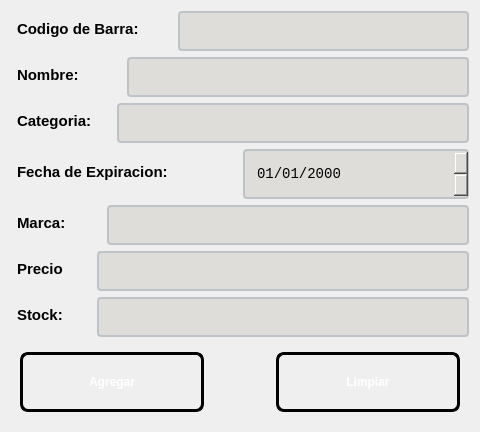
        <widget class="QWidget" name="widget_16" native="true">
         <property name="minimumSize">
          <size>
           <width>480</width>
           <height>300</height>
          </size>
         </property>
         <property name="maximumSize">
          <size>
           <width>450</width>
           <height>16777215</height>
          </size>
         </property>
         <layout class="QVBoxLayout" name="verticalLayout_3">
          <item>
           <layout class="QHBoxLayout" name="horizontalLayout_3">
            <item>
             <widget class="QLabel" name="labelBarra">
              <property name="minimumSize">
               <size>
                <width>161</width>
                <height>40</height>
               </size>
              </property>
              <property name="styleSheet">
               <string notr="true">QLabel#labelBarra {        
 
    color: qlineargradient(x1:0, y1:0, x2:1, y2:1, 
	stop:0 rgb(0, 0, 0), 
	stop:1 rgb(8, 2, 48));

  	 font-size: 15px;
    font-weight: bold;
    font-family: &quot;Segoe UI&quot;, Arial;
    
    background: transparent;
    padding: 2px;
    margin-bottom: 5px;
}

</string>
              </property>
              <property name="text">
               <string>Codigo de Barra:</string>
              </property>
              <property name="alignment">
               <set>Qt::AlignmentFlag::AlignLeading|Qt::AlignmentFlag::AlignLeft|Qt::AlignmentFlag::AlignVCenter</set>
              </property>
             </widget>
            </item>
            <item>
             <widget class="QLineEdit" name="textBarra">
              <property name="minimumSize">
               <size>
                <width>150</width>
                <height>40</height>
               </size>
              </property>
              <property name="styleSheet">
               <string notr="true">QLineEdit#textBarra {
    border: 2px solid #bdc3c7;
    border-radius: 4px;
    padding: 5px 10px;
    background-color: rgb(222, 221, 218);
	font-size: 15px;
    color: black;
    selection-background-color: #3498db;
}

QLineEdit#textBarra:focus {
    border: 2px solid #3498db;
    background-color: #ffffff;
}

QLineEdit#textBarra:disabled {
    background-color: rgba(0, 0, 0, 50);
    color: rgba(255, 255, 255, 60);      
    border: 1px dashed rgba(255, 255, 255, 30); 
}</string>
              </property>
             </widget>
            </item>
           </layout>
          </item>
          <item>
           <layout class="QHBoxLayout" name="horizontalLayout_4">
            <item>
             <widget class="QLabel" name="labelNombre">
              <property name="minimumSize">
               <size>
                <width>110</width>
                <height>40</height>
               </size>
              </property>
              <property name="styleSheet">
               <string notr="true">QLabel#labelNombre {        
 
    color: qlineargradient(x1:0, y1:0, x2:1, y2:1, 
	stop:0 rgb(0, 0, 0), 
	stop:1 rgb(8, 2, 48));

  	 font-size: 15px;
    font-weight: bold;
    font-family: &quot;Segoe UI&quot;, Arial;
    
    background: transparent;
    padding: 2px;
    margin-bottom: 5px;
}

</string>
              </property>
              <property name="text">
               <string>Nombre:</string>
              </property>
              <property name="alignment">
               <set>Qt::AlignmentFlag::AlignLeading|Qt::AlignmentFlag::AlignLeft|Qt::AlignmentFlag::AlignVCenter</set>
              </property>
             </widget>
            </item>
            <item>
             <widget class="QLineEdit" name="textNombre">
              <property name="minimumSize">
               <size>
                <width>150</width>
                <height>40</height>
               </size>
              </property>
              <property name="styleSheet">
               <string notr="true">QLineEdit#textNombre {
    border: 2px solid #bdc3c7;
    border-radius: 4px;
    padding: 5px 10px;
    background-color: rgb(222, 221, 218);
	font-size: 15px;
    color: black;
    selection-background-color: #3498db;
}

QLineEdit#textNombre:focus {
    border: 2px solid #3498db;
    background-color: #ffffff;
}

QLineEdit#textNombre:disabled {
    background-color: rgba(0, 0, 0, 50);
    color: rgba(255, 255, 255, 60);      
    border: 1px dashed rgba(255, 255, 255, 30); 
}</string>
              </property>
             </widget>
            </item>
           </layout>
          </item>
          <item>
           <layout class="QHBoxLayout" name="horizontalLayout_5">
            <item>
             <widget class="QLabel" name="labelCategoria">
              <property name="minimumSize">
               <size>
                <width>100</width>
                <height>40</height>
               </size>
              </property>
              <property name="styleSheet">
               <string notr="true">QLabel#labelCategoria {        
 
    color: qlineargradient(x1:0, y1:0, x2:1, y2:1, 
	stop:0 rgb(0, 0, 0), 
	stop:1 rgb(8, 2, 48));

  	 font-size: 15px;
    font-weight: bold;
    font-family: &quot;Segoe UI&quot;, Arial;
    
    background: transparent;
    padding: 2px;
    margin-bottom: 5px;
}

</string>
              </property>
              <property name="text">
               <string>Categoria:</string>
              </property>
              <property name="alignment">
               <set>Qt::AlignmentFlag::AlignLeading|Qt::AlignmentFlag::AlignLeft|Qt::AlignmentFlag::AlignVCenter</set>
              </property>
             </widget>
            </item>
            <item>
             <widget class="QLineEdit" name="textCategoria">
              <property name="minimumSize">
               <size>
                <width>150</width>
                <height>40</height>
               </size>
              </property>
              <property name="styleSheet">
               <string notr="true">QLineEdit#textCategoria {
    border: 2px solid #bdc3c7;
    border-radius: 4px;
    padding: 5px 10px;
    background-color: rgb(222, 221, 218);
	font-size: 15px;
    color: black;
    selection-background-color: #3498db;
}

QLineEdit#textCategoria:focus {
    border: 2px solid #3498db;
    background-color: #ffffff;
}

QLineEdit#textCategoria:disabled {
    background-color: rgba(0, 0, 0, 50);
    color: rgba(255, 255, 255, 60);      
    border: 1px dashed rgba(255, 255, 255, 30); 
}</string>
              </property>
             </widget>
            </item>
           </layout>
          </item>
          <item>
           <layout class="QHBoxLayout" name="horizontalLayout_6">
            <item>
             <widget class="QLabel" name="labelFechaExpiracion">
              <property name="minimumSize">
               <size>
                <width>200</width>
                <height>40</height>
               </size>
              </property>
              <property name="styleSheet">
               <string notr="true">QLabel#labelFechaExpiracion {        
 
    color: qlineargradient(x1:0, y1:0, x2:1, y2:1, 
	stop:0 rgb(0, 0, 0), 
	stop:1 rgb(8, 2, 48));

  	 font-size: 15px;
    font-weight: bold;
    font-family: &quot;Segoe UI&quot;, Arial;
    
    background: transparent;
    padding: 2px;
    margin-bottom: 5px;
}

</string>
              </property>
              <property name="text">
               <string>Fecha de Expiracion:</string>
              </property>
              <property name="alignment">
               <set>Qt::AlignmentFlag::AlignLeading|Qt::AlignmentFlag::AlignLeft|Qt::AlignmentFlag::AlignVCenter</set>
              </property>
             </widget>
            </item>
            <item>
             <widget class="QDateEdit" name="dateExpiracion">
              <property name="minimumSize">
               <size>
                <width>0</width>
                <height>50</height>
               </size>
              </property>
              <property name="styleSheet">
               <string notr="true">QDateEdit {
    border: 2px solid #bdc3c7;
    border-radius: 4px;
    padding: 5px 10px;
    background-color: rgb(222, 221, 218);
    color: rgb(0, 0, 0);
	font-size: 14px;
    font-family: Consolas, monospace;
}

QDateEdit::drop-down {
    subcontrol-origin: padding;
    subcontrol-position: top right;
    width: 20px;
    border-left: 1px solid #30363D;
}

QDateEdit::down-arrow {
    image: url(:/qt-project.org/styles/commonstyle/images/arrowdown-16.png);
}

QDateEdit:hover {
    border: 1px solid #58A6FF;
}

QDateEdit:focus {
    border: 1px solid #1F6FEB;
}


QCalendarWidget {
    background-color: #0D1117;
    color: #E6EDF3;
    border: 1px solid #30363D;
}

QCalendarWidget QToolButton {
    background-color: #161B22;
    color: #E6EDF3;
    border: none;
    margin: 2px;
}

QCalendarWidget QMenu {
    background-color: #161B22;
    color: #E6EDF3;
}

QCalendarWidget QSpinBox {
    background-color: #161B22;
    color: #E6EDF3;
    border: 1px solid #30363D;
}

QCalendarWidget QWidget#qt_calendar_navigationbar {
    background-color: #161B22;
}</string>
              </property>
              <property name="displayFormat">
               <string>dd/MM/yyyy</string>
              </property>
             </widget>
            </item>
           </layout>
          </item>
          <item>
           <layout class="QHBoxLayout" name="horizontalLayout_7">
            <item>
             <widget class="QLabel" name="labelMarca">
              <property name="minimumSize">
               <size>
                <width>90</width>
                <height>40</height>
               </size>
              </property>
              <property name="styleSheet">
               <string notr="true">QLabel#labelMarca {        
 
    color: qlineargradient(x1:0, y1:0, x2:1, y2:1, 
	stop:0 rgb(0, 0, 0), 
	stop:1 rgb(8, 2, 48));

  	 font-size: 15px;
    font-weight: bold;
    font-family: &quot;Segoe UI&quot;, Arial;
    
    background: transparent;
    padding: 2px;
    margin-bottom: 5px;
}

</string>
              </property>
              <property name="text">
               <string>Marca:</string>
              </property>
              <property name="alignment">
               <set>Qt::AlignmentFlag::AlignLeading|Qt::AlignmentFlag::AlignLeft|Qt::AlignmentFlag::AlignVCenter</set>
              </property>
             </widget>
            </item>
            <item>
             <widget class="QLineEdit" name="textMarca">
              <property name="minimumSize">
               <size>
                <width>150</width>
                <height>40</height>
               </size>
              </property>
              <property name="styleSheet">
               <string notr="true">QLineEdit#textMarca {
    border: 2px solid #bdc3c7;
    border-radius: 4px;
    padding: 5px 10px;
    background-color: rgb(222, 221, 218);
	font-size: 15px;
    color: black;
    selection-background-color: #3498db;
}

QLineEdit#textBarra:focus {
    border: 2px solid #3498db;
    background-color: #ffffff;
}

QLineEdit#textBarra:disabled {
    background-color: rgba(0, 0, 0, 50);
    color: rgba(255, 255, 255, 60);      
    border: 1px dashed rgba(255, 255, 255, 30); 
}</string>
              </property>
             </widget>
            </item>
           </layout>
          </item>
          <item>
           <layout class="QHBoxLayout" name="horizontalLayout_12">
            <item>
             <widget class="QLabel" name="labelPrecio">
              <property name="minimumSize">
               <size>
                <width>80</width>
                <height>40</height>
               </size>
              </property>
              <property name="styleSheet">
               <string notr="true">QLabel#labelPrecio {        
 
    color: qlineargradient(x1:0, y1:0, x2:1, y2:1, 
	stop:0 rgb(0, 0, 0), 
	stop:1 rgb(8, 2, 48));

  	 font-size: 15px;
    font-weight: bold;
    font-family: &quot;Segoe UI&quot;, Arial;
    
    background: transparent;
    padding: 2px;
    margin-bottom: 5px;
}

</string>
              </property>
              <property name="text">
               <string>Precio</string>
              </property>
              <property name="alignment">
               <set>Qt::AlignmentFlag::AlignLeading|Qt::AlignmentFlag::AlignLeft|Qt::AlignmentFlag::AlignVCenter</set>
              </property>
             </widget>
            </item>
            <item>
             <widget class="QLineEdit" name="textPrecio">
              <property name="minimumSize">
               <size>
                <width>150</width>
                <height>40</height>
               </size>
              </property>
              <property name="styleSheet">
               <string notr="true">QLineEdit#textPrecio {
    border: 2px solid #bdc3c7;
    border-radius: 4px;
    padding: 5px 10px;
    background-color: rgb(222, 221, 218);
	font-size: 15px;
    color: black;
    selection-background-color: #3498db;
}

QLineEdit#textPrecio:focus {
    border: 2px solid #3498db;
    background-color: #ffffff;
}

QLineEdit#textPrecio:disabled {
    background-color: rgba(0, 0, 0, 50);
    color: rgba(255, 255, 255, 60);      
    border: 1px dashed rgba(255, 255, 255, 30); 
}</string>
              </property>
             </widget>
            </item>
           </layout>
          </item>
          <item>
           <layout class="QHBoxLayout" name="horizontalLayout_8">
            <item>
             <widget class="QLabel" name="labelStock">
              <property name="minimumSize">
               <size>
                <width>80</width>
                <height>40</height>
               </size>
              </property>
              <property name="styleSheet">
               <string notr="true">QLabel#labelStock {        
 
    color: qlineargradient(x1:0, y1:0, x2:1, y2:1, 
	stop:0 rgb(0, 0, 0), 
	stop:1 rgb(8, 2, 48));

  	 font-size: 15px;
    font-weight: bold;
    font-family: &quot;Segoe UI&quot;, Arial;
    
    background: transparent;
    padding: 2px;
    margin-bottom: 5px;
}

</string>
              </property>
              <property name="text">
               <string>Stock:</string>
              </property>
              <property name="alignment">
               <set>Qt::AlignmentFlag::AlignLeading|Qt::AlignmentFlag::AlignLeft|Qt::AlignmentFlag::AlignVCenter</set>
              </property>
             </widget>
            </item>
            <item>
             <widget class="QLineEdit" name="textStock">
              <property name="minimumSize">
               <size>
                <width>150</width>
                <height>40</height>
               </size>
              </property>
              <property name="styleSheet">
               <string notr="true">QLineEdit#textStock {
    border: 2px solid #bdc3c7;
    border-radius: 4px;
    padding: 5px 10px;
    background-color: rgb(222, 221, 218);
	font-size: 15px;
    color: black;
    selection-background-color: #3498db;
}

QLineEdit#textStock:focus {
    border: 2px solid #3498db;
    background-color: #ffffff;
}

QLineEdit#textStock:disabled {
    background-color: rgba(0, 0, 0, 50);
    color: rgba(255, 255, 255, 60);      
    border: 1px dashed rgba(255, 255, 255, 30); 
}</string>
              </property>
             </widget>
            </item>
           </layout>
          </item>
          <item>
           <widget class="QWidget" name="widget_2" native="true">
            <property name="minimumSize">
             <size>
              <width>260</width>
              <height>70</height>
             </size>
            </property>
            <layout class="QHBoxLayout" name="horizontalLayout_9">
             <item>
              <widget class="QPushButton" name="btnAgregar">
               <property name="minimumSize">
                <size>
                 <width>160</width>
                 <height>60</height>
                </size>
               </property>
               <property name="styleSheet">
                <string notr="true">QPushButton#btnAgregar {
    background-color: qlineargradient(spread:pad, x1:0, y1:0, x2:1, y2:1, 
                        stop:0 rgb(50, 143, 42), 
                        stop:1 rgb(255, 163, 72));
    
    border: 3px solid black;
    border-radius: 8px;
    
    color: white;
    font-family: &quot;Arial Black&quot;, Gadget, sans-serif;
    font-size: 12px;
    font-weight: bold;
    text-transform: uppercase;
    
    padding: 10px 25px;
}

QPushButton#btnAgregar:hover {
    background-color: qlineargradient(spread:pad, x1:0, y1:0, x2:1, y2:1, 
                        stop:0 rgba(41, 128, 185, 255), 
                        stop:1 rgba(142, 68, 173, 255));
    border-color: #f1c40f;
}


QPushButton#btnAgregar:pressed {
    background-color: #2c3e50;
    padding-top: 12px;
    padding-left: 27px;
}</string>
               </property>
               <property name="text">
                <string>Agregar</string>
               </property>
              </widget>
             </item>
             <item>
              <widget class="QWidget" name="widget_12" native="true">
               <property name="minimumSize">
                <size>
                 <width>60</width>
                 <height>0</height>
                </size>
               </property>
               <property name="maximumSize">
                <size>
                 <width>60</width>
                 <height>16777215</height>
                </size>
               </property>
              </widget>
             </item>
             <item>
              <widget class="QPushButton" name="btnLimpiar">
               <property name="minimumSize">
                <size>
                 <width>160</width>
                 <height>60</height>
                </size>
               </property>
               <property name="styleSheet">
                <string notr="true">QPushButton#btnLimpiar {
    background-color: qlineargradient(spread:pad, x1:0, y1:0, x2:1, y2:1, 
                        stop:0 rgb(198, 70, 0), 
                        stop:1 rgb(192, 97, 203));
    
    border: 3px solid black;
    border-radius: 8px;
    
    color: white;
    font-family: &quot;Arial Black&quot;, Gadget, sans-serif;
    font-size: 12px;
    font-weight: bold;
    text-transform: uppercase;
    
    padding: 10px 25px;
}

QPushButton#btnLimpiar:hover {
    background-color: qlineargradient(spread:pad, x1:0, y1:0, x2:1, y2:1, 
                        stop:0 rgba(41, 128, 185, 255), 
                        stop:1 rgba(142, 68, 173, 255));
    border-color: #f1c40f;
}


QPushButton#btnLimpiar:pressed {
    background-color: #2c3e50;
    padding-top: 12px;
    padding-left: 27px;
}</string>
               </property>
               <property name="text">
                <string>Limpiar</string>
               </property>
              </widget>
             </item>
            </layout>
           </widget>
          </item>
         </layout>
        </widget>
